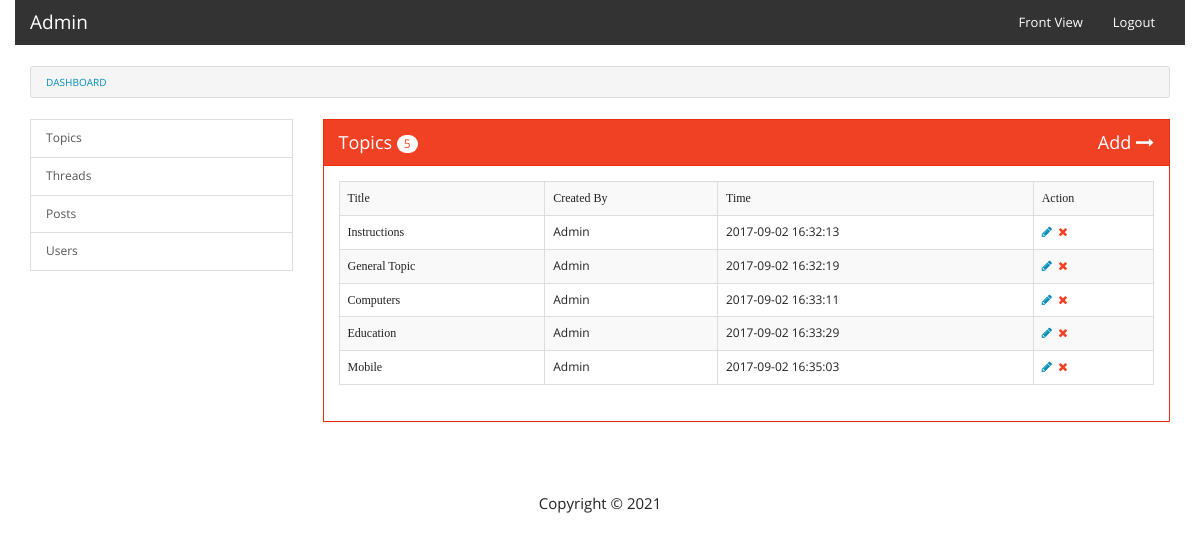
/admin/topics.php (signed in), run on an earlier commit of the app's database.
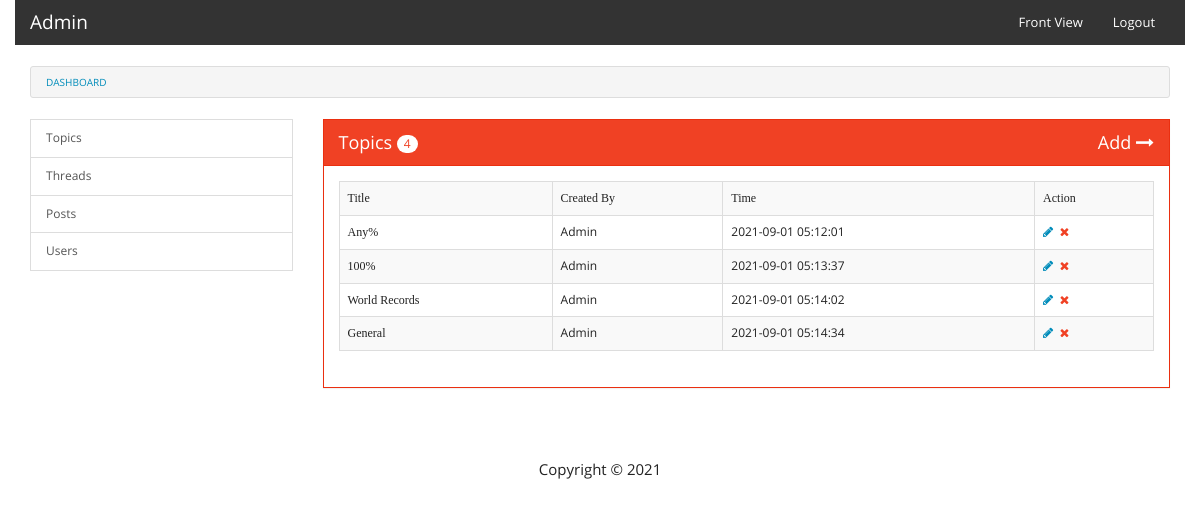
And on a later commit of the database.
### tables this page shows
CREATE TABLE `topics` (
  `topic_id` int(11) NOT NULL,
  `title` varchar(255) NOT NULL,
  `description` text NOT NULL,
  `added_by` varchar(255) NOT NULL DEFAULT '0',
  `add_time` timestamp NOT NULL DEFAULT current_timestamp() ON UPDATE current_timestamp()
);

### common/functions.php (called while the page is built, shortened)
<?php
$con=mysqli_connect('localhost','root','','forum');
function get_topics(){
	$res=array();
	global $con;
	$query=mysqli_query($con,"SELECT * FROM topics");
	if(mysqli_num_rows($query)>0){
		$res['totalResult']=mysqli_num_rows($query);
		while($data=mysqli_fetch_assoc($query)){
			$res['allData'][]=$data;
		}
	}else{
		$res['totalResult']=mysqli_num_rows($query);
	}
	return $res;
}
?>

### admin/topics.php (the view, shortened to what this page needs)
<?php include('common/header.php'); ?>
<?php
	$result=get_topics();
?>
<div class="row">
	<div class="col-md-12">
		<ul class="breadcrumb">
			<li><a href="index.php">Dashboard</a></li>
		</ul>
	</div>
</div>
<div class="row">
	<div class="col-md-3">
		<?php include('common/left-sidebar.php'); ?>
	</div>
	<div class="col-md-9">
		<div class="panel panel-danger">
			<div class="panel-heading">Topics <span class="badge"><?php echo $result['totalResult']; ?></span> <a href="add-topic.php" class="pull-right white-text">Add <i class="fa fa-long-arrow-right"></i></a></div>
			<div class="panel-body">
				<table class="table table-bordered table-striped">
					<tr>
						<th>Title</th>
						<th>Created By</th>
						<th>Time</th>
						<th>Action</th>
					</tr>
					<?php
						if($result['totalResult']>0){
							foreach($result['allData'] as $data){
								?>
								<tr>
									<th><?php echo $data['title']; ?></th>
									<td>Admin</td>
									<td><?php echo $data['add_time']; ?></td>
									<td>
										<span>
											<a href="edit-topic.php?topicid=<?php echo $data['topic_id']; ?>&title=<?php echo $data['title']; ?>"><i class="fa fa-pencil"></i></a>&nbsp;
											<a href="delete-topic.php?topicid=<?php echo $data['topic_id']; ?>&title=<?php echo $data['title']; ?>" class="text-danger" onclick="return confirm('Are you sure to delete this?')"><i class="fa fa-times"></i></a>
										</span>
									</td>
								</tr>
								<?php
							}
						}
					?>
				</table>
			</div>
		</div>
	</div>
</div>
<?php include('common/footer.php'); ?>

What changed in the data, as far as the page shows it:
removed topics: title "Instructions", add_time "2017-09-02 16:32:13"
removed topics: title "General Topic", add_time "2017-09-02 16:32:19"
removed topics: title "Computers", add_time "2017-09-02 16:33:11"
removed topics: title "Education", add_time "2017-09-02 16:33:29"
removed topics: title "Mobile", add_time "2017-09-02 16:35:03"
added topics: title "Any%", add_time "2021-09-01 05:12:01"
added topics: title "100%", add_time "2021-09-01 05:13:37"
added topics: title "World Records", add_time "2021-09-01 05:14:02"
added topics: title "General", add_time "2021-09-01 05:14:34"
Also different on the page:
$result['totalResult']: "5" → "4"
